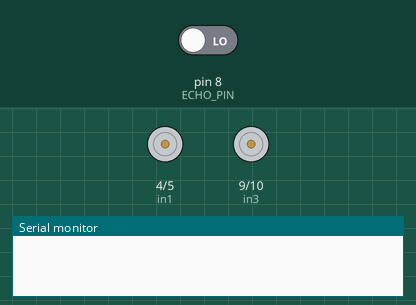
Bench run of a sketch on a simulated Arduino Uno, built with avr-gcc and run on an emulated ATmega328P. Shown: motor-driver pin pairs drawn as motors (green arrow = first pin HIGH = forward, orange = second pin HIGH = backward, longer = more drive), the last lines printed to the serial monitor. The inputs (shaded band) are chosen by the test bench; at power-on: pin 8 (ECHO_PIN) LOW.

Above: at 0.1 s.
At 1.1 s:
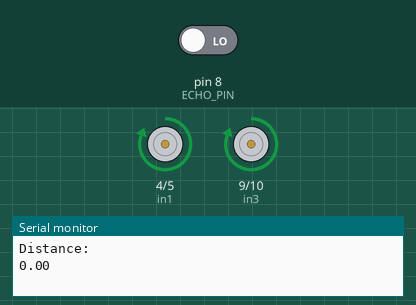
Timing chart, 0 to 2.6 s (numbered marks = the images above):
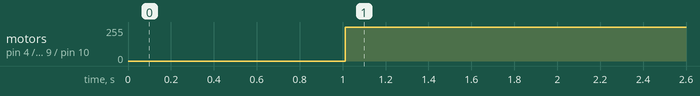

Measured:
- by itself, motor on pin 4 (in1) / pin 5 (in2), motor on pin 9 (in3) / pin 10 (in4): stopped → forward 255/255 at 1.0 s

The sketch:

main_sketch.ino
```cpp
const int TRIG_PIN = 7; // Set the Trigger Pin
const int ECHO_PIN = 8; // Set the Echo Pin
int in1 = 4; // variable names for the L298N
int in2 = 5; // variable names for the L298N
int in3 = 9; // variable names for the L298N
int in4 = 10; // variable names for the L298N

bool Forward() {
      digitalWrite(in1, HIGH); // Pin High
      digitalWrite(in2, LOW); // Pin Low
      digitalWrite(in3, HIGH); // Pin High
      digitalWrite(in4, LOW); // Pin Low
      return true;
}

bool Backwards() {
  digitalWrite(in1, LOW); // Pin Low
      digitalWrite(in2, HIGH); // Pin High
      digitalWrite(in3, LOW); // Pin Low
      digitalWrite(in4, HIGH); // Pin High
      return true;
}

bool Stop() {
      digitalWrite(in1, LOW); // Pin Low
      digitalWrite(in2, LOW); // Pin Low
      digitalWrite(in3, LOW); // Pin Low
      digitalWrite(in4, LOW); // Pin Low
      return true;
}

bool Left() {
      digitalWrite(in1, HIGH); // Pin High
      digitalWrite(in2, LOW); // Pin Low
      digitalWrite(in3, LOW); // Pin Low
      digitalWrite(in4, HIGH); // Pin High
      return true;
}

bool Right() {
      digitalWrite(in1, LOW); // Pin Low
      digitalWrite(in2, HIGH); // Pin High
      digitalWrite(in3, HIGH); // Pin High
      digitalWrite(in4, LOW); // Pin Low
      return true;
}
int Ping() { // Ping Ultrasound
digitalWrite(TRIG_PIN, LOW); // Clear Trigger Pin
delay(2); // Wait 2 milliseconds
digitalWrite(TRIG_PIN, HIGH); // Power Trigger Pin
delay(10); // Wait 10 milliseconds
digitalWrite(TRIG_PIN, LOW); // Depower the trigger pin

return pulseIn(ECHO_PIN, HIGH); // Return the pulse from Ultra Sound Sensor
}

float ReadUltraSound() {

  int Distance = Ping();

return (Distance * 0.034) / 2; // Measure the distance and return
}

void setup() {
 Serial.begin(9600);
 pinMode(TRIG_PIN, OUTPUT); // Trigger pin is an output
 pinMode(ECHO_PIN, INPUT); // Echo is an input
 pinMode (in1, OUTPUT); // all L298N digital pins are outputs
 pinMode (in2, OUTPUT); // all L298N digital pins are outputs
 pinMode (in3, OUTPUT); // all L298N digital pins are outputs
 pinMode (in4, OUTPUT); // all L298N digital pins are outputs
}

void loop() {
  const float Distance_cm = ReadUltraSound(); // Call the ReadUtltraSound Function

  if (Distance_cm <= 15) { // Read the data. If distance is less than or equal to 15

   Forward();
  }else if (Distance_cm <= 30) // If distance is less than or equal to 30 cm
  {
      Stop();
     Serial.println("Motors not Spinning"); // Stay in Place
  }else if (Distance_cm <= 45) // If distance is less than or equal to 45 cm
  {
      Forward();
      Serial.println("Motors Spinning Forward!"); // Move Motors Forward
  }else // No Obj Detected
  {
    Stop();
    Serial.println("Motors not Spinning"); // Stay in place
  }
  Serial.println("Distance: "); // Print Distance:
  Serial.println(Distance_cm); // Print the read distance variable
}
```
